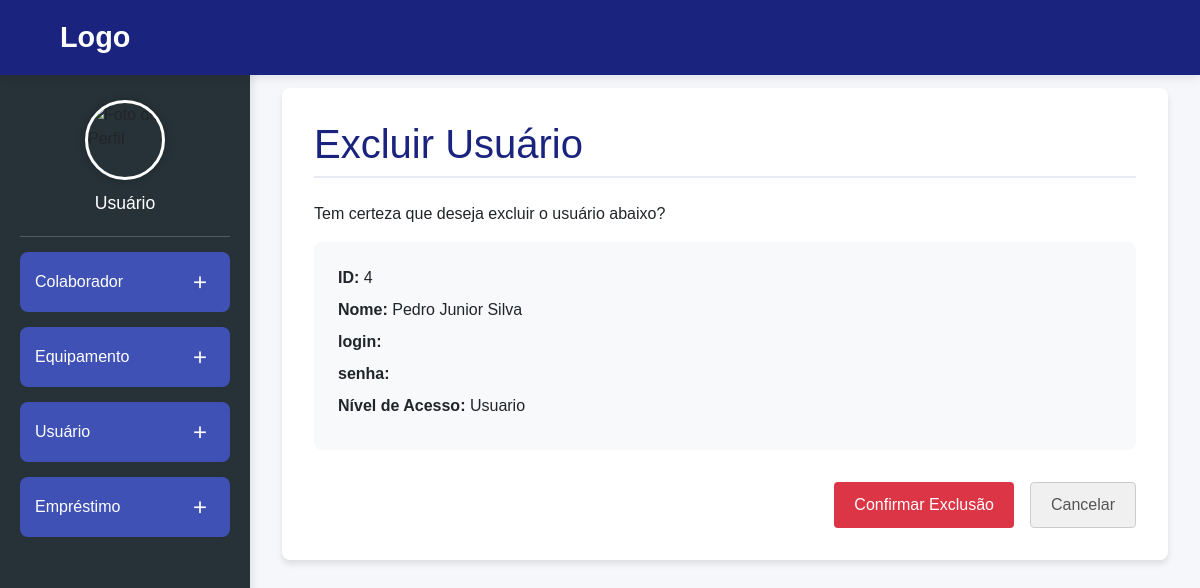
The page /usuarios/4/excluir/ on the database its author committed.
### epi_management/models.py (models this page shows, shortened)
class Usuario(AbstractBaseUser, PermissionsMixin):
    nome = models.CharField(max_length=100)
    email = models.EmailField(max_length=255, unique=True, validators=[validate_email])
    nivel_acesso = models.ForeignKey(NivelAcesso, on_delete=models.CASCADE)
    groups = models.ManyToManyField(
        'auth.Group',
        related_name='epi_management_usuarios',
        blank=True,
        help_text=('The groups this user belongs to. A user will get all permissions granted to each of their groups.'),
        verbose_name=('groups'),
    )
    user_permissions = models.ManyToManyField(
        'auth.Permission',
        related_name='epi_management_usuarios',
        blank=True,
        help_text=('Specific permissions for this user.'),
        verbose_name=('user permissions'),
    )
    is_staff = models.BooleanField(default=False)
    is_active = models.BooleanField(default=True)
    USERNAME_FIELD = 'email'
    REQUIRED_FIELDS = ['nome']
    objects = CustomUserManager()

class NivelAcesso(models.Model):
    nome = models.CharField(max_length=50)
    def __str__(self):
        return self.nome

### epi_management/views.py (the view)
# urls.py: path('usuarios/<int:pk>/excluir/', views.usuarios_excluir, name='usuarios_excluir'),
def usuarios_excluir(request, pk):
    usuario = get_object_or_404(Usuario, pk=pk)
    if request.method == 'POST':
        usuario.delete()
        return redirect('usuarios_lista')
    return render(request, 'usuarios_excluir.html', {'usuario': usuario})

### epi_management/templates/usuarios_excluir.html (shortened to what this page needs)
{% extends 'base.html' %}
{% block content %}
<div class="main-container">
    <h1 class="page-title">Excluir Usuário</h1>
    <p>Tem certeza que deseja excluir o usuário abaixo?</p>
    <div class="confirmation-details">
        <p><strong>ID:</strong> {{ usuario.id }}</p>
        <p><strong>Nome:</strong> {{ usuario.nome }}</p>
        <p><strong>login:</strong> {{ usuario.login }}</p>
        <p><strong>senha:</strong> {{ usuario.senha }}</p>
        <p><strong>Nível de Acesso:</strong> {{ usuario.nivel_acesso }}</p>
        </div>
    <form method="post">
        <div class="form-actions">
            <button type="submit" class="btn btn-danger">Confirmar Exclusão</button>
            <a href="{% url 'usuarios_lista' %}" class="btn btn-secondary">Cancelar</a>
        </div>
    </form>
</div>
{% endblock %}

### static/CSS/base.css (style rules this page uses)
* { margin: 0; padding: 0; box-sizing: border-box; font-family: 'Poppins', sans-serif; }
body { min-height: 100vh; background-color: #f5f7fa; position: relative; }
.main-container { background-color: #fff; padding: 2rem; border-radius: 8px; box-shadow: 0 4px 6px rgba(0, 0, 0, 0.1); }
.page-title { color: #1A237E; margin-bottom: 1.5rem; padding-bottom: 0.5rem; border-bottom: 2px solid #E8EAF6; }
.form-actions { margin-top: 2rem; display: flex; justify-content: flex-end; gap: 1rem; }
.btn { padding: 10px 20px; border-radius: 4px; text-decoration: none; font-weight: 500; transition: all 0.3s; border: none; cursor: pointer; font-size: 1rem; display: inline-block; text-align: center; }
.btn-secondary { color: #555; background-color: #f0f0f0; border: 1px solid #ccc; }
.btn-danger { color: #fff; background-color: #dc3545; }
.confirmation-details { background-color: #f8f9fa; padding: 1.5rem; border-radius: 8px; margin-bottom: 1.5rem; }
.confirmation-details p { margin-bottom: 0.5rem; }

### rows shown on the page
Usuario: id "4", nome "Pedro Junior Silva", nivel_acesso "Usuario"

### other values the page prints
{{ user.nome|default:"Usuário" }} "Usuário"
